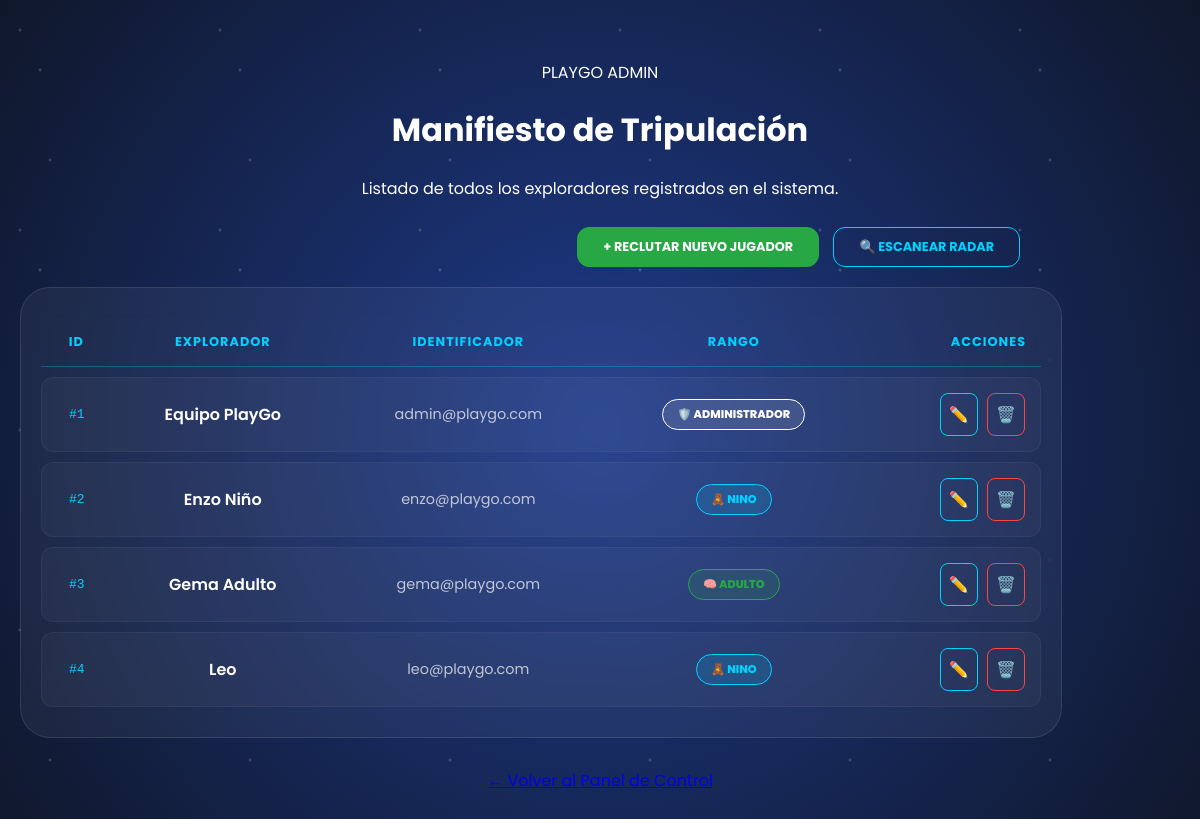
The app's page /administrador/usuarios/listar.php (signed in) with its own data.
### tables this page shows
CREATE TABLE `usuario` (
  `usuario_id` int(11) NOT NULL,
  `nombres` varchar(100) NOT NULL,
  `correo` varchar(100) NOT NULL,
  `clave` varchar(255) NOT NULL,
  `tipo_usuario` enum('nino','adulto','administrador') NOT NULL,
  `fecha_registro` timestamp NOT NULL DEFAULT current_timestamp()
);

### administrador/usuarios/listar.php (the view, shortened to what this page needs)
<?php
require_once "../../configuracion/conexion.php";
$res = mysqli_query($conn, "SELECT usuario_id, nombres, correo, tipo_usuario FROM usuario");
?>
<!DOCTYPE html>
<html lang="es">
<head>
    <link rel="stylesheet" href="../../assets/css/menu.css">
</head>
<body class="portal-galactico">
    <main class="admin-main">
        <div class="header-panel">
            <div class="logo">PLAY<span>GO</span> ADMIN</div>
            <h1>Manifiesto de Tripulación</h1>
            <p>Listado de todos los exploradores registrados en el sistema.</p>
        </div>
        <div style="text-align: right; width: 100%; max-width: 1000px; margin-bottom: 20px;">
            <a href="alta.php" class="btn-admin" style="width: auto; padding: 10px 25px; background: #28a745; border-color: #28a745; color: white;">
                + Reclutar Nuevo Jugador
            </a>
            <a href="buscar.php" class="btn-admin" style="width: auto; padding: 10px 25px; margin-left: 10px;">
                🔍 Escanear Radar
            </a>
        </div>
        <div class="card-comando" style="width: 100%; max-width: 1000px; padding: 20px;">
            <table class="table-space">
                <thead>
                    <tr>
                        <th>ID</th>
                        <th>Explorador</th>
                        <th>Identificador</th>
                        <th style="text-align: center;">Rango</th>
                        <th style="text-align: right;">Acciones</th>
                    </tr>
                </thead>
                <tbody>
                    <?php while($u = mysqli_fetch_assoc($res)): ?>
                    <tr>
                        <td style="font-family: monospace; color: #00d2ff;">#<?php echo $u['usuario_id']; ?></td>
                        <td>
                            <div style="font-weight: 600;"><?php echo htmlspecialchars($u['nombres']); ?></div>
                        </td>
                        <td style="opacity: 0.7; font-size: 0.9rem;"><?php echo htmlspecialchars($u['correo']); ?></td>
                        <td style="text-align: center;">
                            <?php
                                $badgeClass = 'bg-admin'; $icon = '🛡️';
                                if($u['tipo_usuario'] == 'nino'){ $badgeClass = 'bg-nino'; $icon = '🧸'; }
                                elseif($u['tipo_usuario'] == 'adulto'){ $badgeClass = 'bg-adulto'; $icon = '🧠'; }
                            ?>
                            <span class="badge-perfil <?php echo $badgeClass; ?>">
                                <?php echo $icon . ' ' . $u['tipo_usuario']; ?>
                            </span>
                        </td>
                        <td style="text-align: right;">
                            <a href="modificar.php?id=<?php echo $u['usuario_id']; ?>" class="btn-accion btn-edit" title="Editar">✏️</a>
                            <a href="baja.php?id=<?php echo $u['usuario_id']; ?>"
                               class="btn-accion btn-delete"
                               title="Eliminar"
                               onclick="return confirm('¿Confirmar desvinculación de <?php echo $u['nombres']; ?>?')">🗑️</a>
                        </td>
                    </tr>
                    <?php endwhile; ?>
                </tbody>
            </table>
        </div>
        <div style="margin-top: 30px;">
            <a href="../menu.php" class="btn-logout">
            </a>
        </div>
    </main>
</body>
</html>

### assets/css/menu.css (style rules this page uses)
:root { --playgo-blue: #00d2ff; --playgo-dark: #0f172a; --glass: rgba(255, 255, 255, 0.05); }
body { font-family: 'Poppins', sans-serif; background: radial-gradient(circle at center, #1e3a8a 0%, #0f172a 100%) !important; color: white; min-height: 100vh; margin: 0; overflow-x: hidden; position: relative; }
body::before { content: ""; position: fixed; top: 0; left: 0; width: 100%; height: 100%; background-image: radial-gradient(2px 2px at 20px 30px, #eee, rgba(0,0,0,0)), radial-gradient(2px 2px at 40px 70px, #fff, rgba(0,0,0,0)), radial-gradient(2px 2px at 50px 160px, #ddd, rgba(0,0,0,0)); background-repeat: repeat; background-size: 200px 200px; animation: stars-move 100s linear infinite; opacity: 0.3; z-index: -1; }
.admin-main { max-width: 1200px; margin: 0 auto; padding: 60px 20px; text-align: center; }
.card-comando { background: var(--glass); backdrop-filter: blur(15px); -webkit-backdrop-filter: blur(15px); border: 1px solid rgba(255, 255, 255, 0.1); border-radius: 30px; padding: 40px; transition: all 0.4s cubic-bezier(0.175, 0.885, 0.32, 1.275); }
.btn-admin { display: inline-block; width: 100%; padding: 12px; margin-top: 10px; background: transparent; border: 1px solid var(--playgo-blue); border-radius: 12px; color: var(--playgo-blue); text-decoration: none; font-weight: 700; text-transform: uppercase; font-size: 0.8rem; transition: 0.3s; }

### administrador/usuarios/listar.php (style rules this page uses)
.table-space { width: 100%; border-collapse: separate; border-spacing: 0 10px; color: white; }
.table-space thead th { color: #00d2ff; text-transform: uppercase; font-size: 0.8rem; letter-spacing: 1px; padding: 15px; border-bottom: 1px solid rgba(0, 210, 255, 0.3); }
.table-space tbody tr { background: rgba(255, 255, 255, 0.03); transition: 0.3s; }
.table-space td { padding: 15px; vertical-align: middle; border-top: 1px solid rgba(255, 255, 255, 0.05); border-bottom: 1px solid rgba(255, 255, 255, 0.05); }
.table-space td:first-child { border-radius: 12px 0 0 12px; border-left: 1px solid rgba(255, 255, 255, 0.05); }
.table-space td:last-child { border-radius: 0 12px 12px 0; border-right: 1px solid rgba(255, 255, 255, 0.05); }
.badge-perfil { padding: 6px 14px; border-radius: 20px; font-size: 0.7rem; font-weight: 800; text-transform: uppercase; display: inline-block; }
.bg-nino { background: rgba(0, 210, 255, 0.15); color: #00d2ff; border: 1px solid #00d2ff; }
.bg-adulto { background: rgba(40, 167, 69, 0.15); color: #28a745; border: 1px solid #28a745; }
.bg-admin { background: rgba(255, 255, 255, 0.1); color: #fff; border: 1px solid #fff; }
.btn-accion { padding: 8px; border-radius: 8px; text-decoration: none; transition: 0.3s; display: inline-flex; align-items: center; justify-content: center; background: transparent; }
.btn-edit { border: 1px solid #00d2ff; color: #00d2ff; }
.btn-delete { border: 1px solid #ff4444; color: #ff4444; margin-left: 5px; }

### records on screen
usuario: usuario_id "1", nombres "Equipo PlayGo", correo "admin@playgo.com", icon "🛡️", tipo_usuario "ADMINISTRADOR"
usuario: usuario_id "2", nombres "Enzo Niño", correo "enzo@playgo.com", tipo_usuario "🧸", tipo_usuario "NINO"
usuario: usuario_id "3", nombres "Gema Adulto", correo "gema@playgo.com", tipo_usuario "🧠", tipo_usuario "ADULTO"
usuario: usuario_id "4", nombres "Leo", correo "leo@playgo.com", tipo_usuario "🧸", tipo_usuario "NINO"
